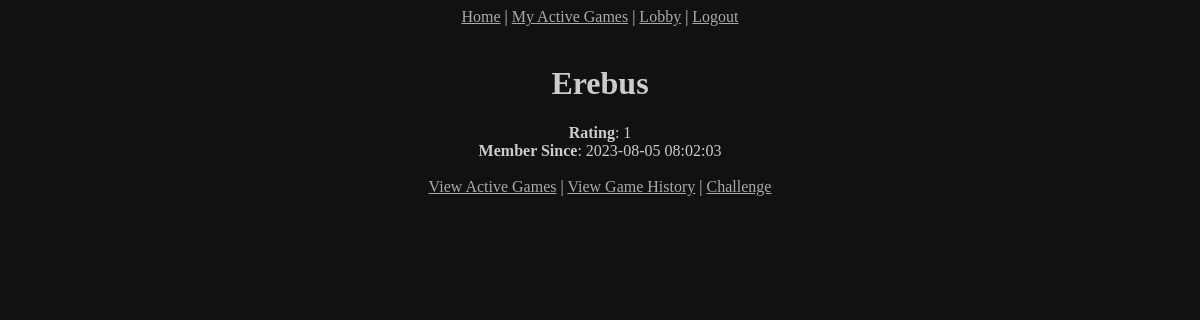
The page /profile?id=2 (signed in) on the database its author committed.
### tables this page shows
CREATE TABLE "users" (
	"id"	INTEGER NOT NULL UNIQUE,
	"username"	TEXT NOT NULL,
	"password"	TEXT NOT NULL,
	"email"	TEXT NOT NULL,
	"rating"	INTEGER NOT NULL,
	"notifications"	INTEGER NOT NULL,
	"timestamp"	TEXT NOT NULL DEFAULT (datetime(CURRENT_TIMESTAMP, 'localtime')),
	PRIMARY KEY("id" AUTOINCREMENT)
);

### chesscorpy/app.py (the view)
@app.route('/profile')
@helpers.login_required
def profile():
    user_id = request.args.get('id', type=int)
    user_data = user.get_data_by_id(user_id)
    if not user_data:
        return helpers.error('That user does not exist.', 400)
    return render_template('profile.html', user_data=user_data)

### chesscorpy/database.py (called while the page is built)
def sql_exec(db, query, query_args=(), get_all=True, get_last_row=False):
    db = connect(db)
    db.row_factory = Row
    cur = db.cursor()
    data = cur.execute(query, query_args)
    data = data.fetchall() if get_all else data.fetchone()
    last_row_id = cur.lastrowid if get_last_row else None
    db.commit()
    db.close()
    return data if not get_last_row else last_row_id

### chesscorpy/helpers.py (called while the page is built)
def login_required(f):
    @wraps(f)
    def decorated_function(*args, **kwargs):
        if not user.logged_in():
            return redirect('/login')
        return f(*args, **kwargs)
    return decorated_function

### chesscorpy/user.py (called while the page is built)
def get_data_by_id(userid, fields='*'):
    query = f'SELECT {",".join(fields)} FROM users WHERE id = ? LIMIT 1'
    query_args = [userid]
    return database.sql_exec(database.DATABASE_FILE, query, query_args, False)

def logged_in():
    return True if session.get(USER_SESSION) else False

### chesscorpy/templates/profile.html (shortened to what this page needs)
{% extends "layout.html" %}
{% block main %}
    <h1><b>{{ user_data.username }}</b></h1>
    <b>Rating</b>: {{ user_data.rating }}<br>
    <b>Member Since</b>: {{ user_data.timestamp }}<br><br>
    <a href="/activegames?id={{ user_data.id }}">View Active Games</a> |
    <a href="/history?id={{ user_data.id }}">View Game History</a> |
    <a href="newgame?username={{ user_data.username }}">Challenge</a>
{% endblock %}

### chesscorpy/static/css/style.css (style rules this page uses)
body { background-color: #111111; color: #CCCCCC; }
a { color: #AAAAAA; }

### rows shown on the page
users: username "Erebus", rating "1", timestamp "2023-08-05 08:02:03"
